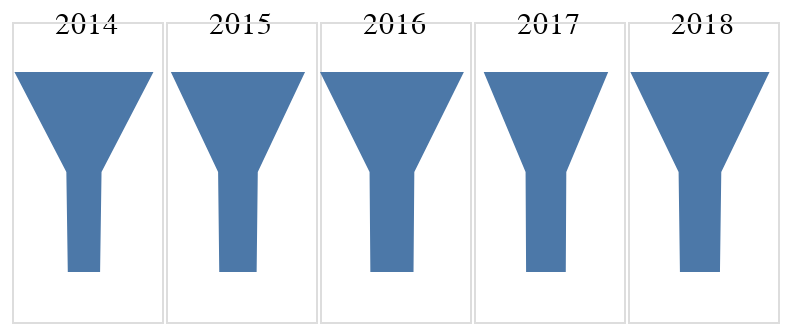

Notebook source saved alongside this figure:
### Code cell
funnel2 = alt.Chart(df[(df.YEAR < 2019) & (df.YEAR > 2013)]).mark_area().encode(
x=alt.Y("TOTAL", axis=None).stack('center'),
y=alt.X("STATUS:N", axis=alt.Axis(domain=False, labels=False, title="", ticks=False, grid=False), sort='ascending'),
column=alt.Column("YEAR", title='', spacing=0, header=alt.Header(labelFontSize=15, labelPadding=-10))
).properties(
width=75, height=150)

funnel2

### Figure 1 — Vega-Lite specification as saved in the notebook (floating-point values rounded to 4 significant figures)
{"config": {"view": {"continuousWidth": 300, "continuousHeight": 300}}, "data": {"name": "data-065ebfc79e9e9287ce0d6b9c5a36fc9d"}, "mark": {"type": "area"}, "encoding": {"column": {"field": "YEAR", "header": {"labelFontSize": 15, "labelPadding": -10}, "spacing": 0, "title": "", "type": "quantitative"}, "x": {"axis": null, "field": "TOTAL", "stack": "center", "type": "quantitative"}, "y": {"axis": {"domain": false, "grid": false, "labels": false, "ticks": false, "title": ""}, "field": "STATUS", "sort": "ascending", "type": "nominal"}}, "height": 150, "width": 75, "$schema": "https://vega.github.io/schema/vega-lite/v5.8.0.json", "datasets": {"data-065ebfc79e9e9287ce0d6b9c5a36fc9d": [{"STATUS": "Bills Introduced ", "HOUSE": 667.0, "SENATE": 539.0, "TOTAL": 1206.0, "YEAR": 2018.0}, {"STATUS": "Sent to Governor", "HOUSE": 212.0, "SENATE": 158.0, "TOTAL": 370.0, "YEAR": 2018.0}, {"STATUS": "Signed Into Law", "HOUSE": 191.0, "SENATE": 156.0, "TOTAL": 347.0, "YEAR": 2018.0}, {"STATUS": "Bills Introduced ", "HOUSE": 547.0, "SENATE": 532.0, "TOTAL": 1079.0, "YEAR": 2017.0}, {"STATUS": "Sent to Governor", "HOUSE": 176.0, "SENATE": 179.0, "TOTAL": 353.0, "YEAR": 2017.0}, {"STATUS": "Signed Into Law", "HOUSE": 170.0, "SENATE": 174.0, "TOTAL": 344.0, "YEAR": 2017.0}, {"STATUS": "Bills Introduced ", "HOUSE": 708.0, "SENATE": 539.0, "TOTAL": 1247.0, "YEAR": 2016.0}, {"STATUS": "Sent to Governor", "HOUSE": 217.0, "SENATE": 171.0, "TOTAL": 388.0, "YEAR": 2016.0}, {"STATUS": "Signed Into Law", "HOUSE": 213.0, "SENATE": 161.0, "TOTAL": 374.0, "YEAR": 2016.0}, {"STATUS": "Bills Introduced ", "HOUSE": 683.0, "SENATE": 480.0, "TOTAL": 1163.0, "YEAR": 2015.0}, {"STATUS": "Sent to Governor", "HOUSE": 200.0, "SENATE": 144.0, "TOTAL": 344.0, "YEAR": 2015.0}, {"STATUS": "Signed Into Law", "HOUSE": 187.0, "SENATE": 137.0, "TOTAL": 324.0, "YEAR": 2015.0}, {"STATUS": "Bills Introduced ", "HOUSE": 711.0, "SENATE": 494.0, "TOTAL": 1205.0, "YEAR": 2014.0}, {"STATUS": "Sent to Governor", "HOUSE": 194.0, "SENATE": 111.0, "TOTAL": 305.0, "YEAR": 2014.0}, {"STATUS": "Signed Into Law", "HOUSE": 176.0, "SENATE": 104.0, "TOTAL": 280.0, "YEAR": 2014.0}]}}
